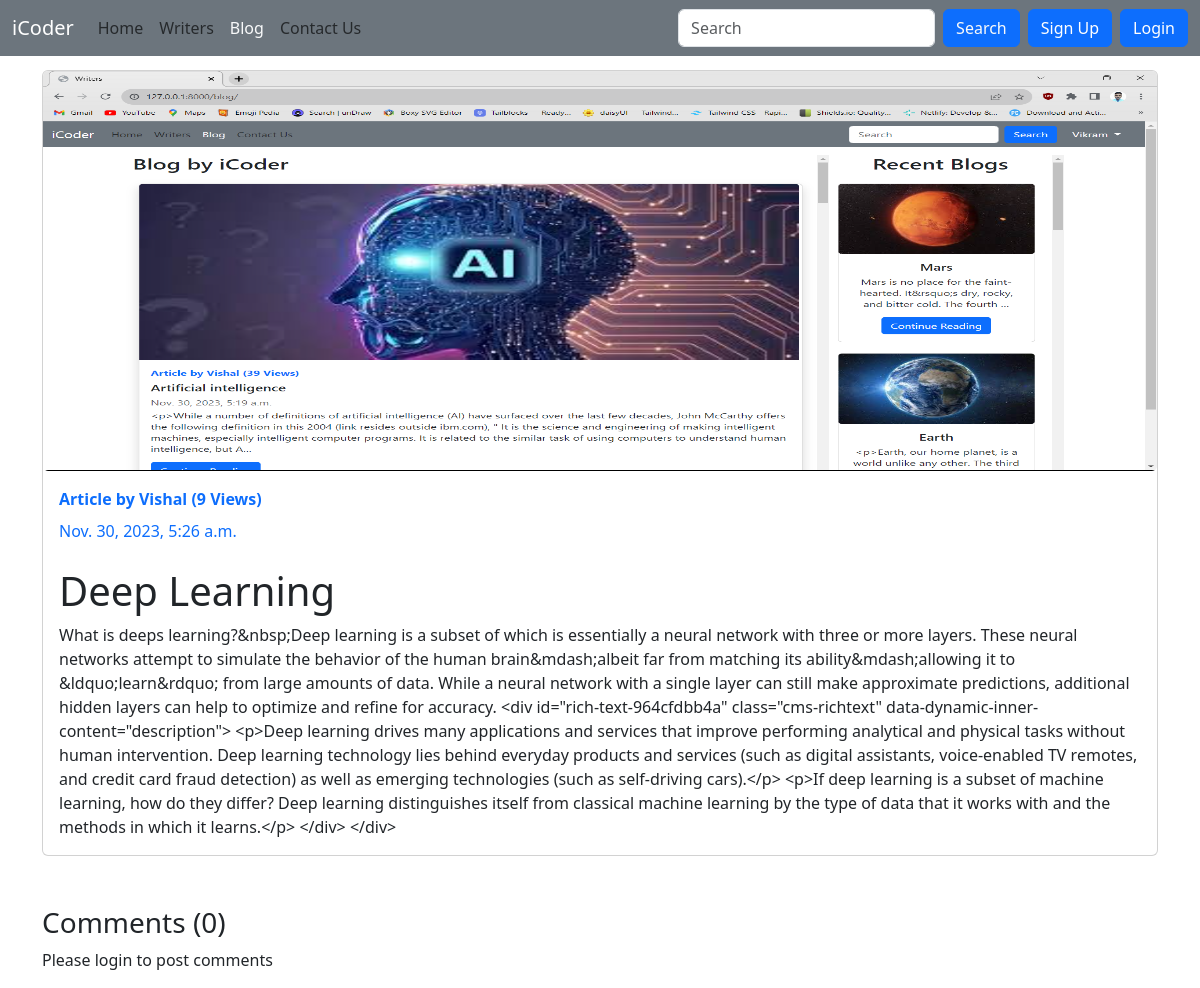
Screenshot of /blog/deeps with the database file from the repository.
### blog/models.py (models this page shows, shortened)
class Post(models.Model):
    sno = models.AutoField(primary_key=True)
    title = models.CharField(max_length=255)
    postImage  = models.ImageField(upload_to='static/img', default='static/img/default.jpg')
    content = models.TextField()
    author = models.CharField(max_length=100)
    slug = models.CharField(max_length=130)
    views = models.IntegerField(default=0)
    timeStamp = models.DateTimeField(blank=True)

### blog/views.py (the view)
# urls.py: path('<str:slug>', views.blogPost, name='blogPost')
def blogPost(request, slug):
    post = Post.objects.filter(slug=slug).first()
    post.views = post.views + 1
    post.save()
    comments = BlogComment.objects.filter(post=post, parent=None)
    replies = BlogComment.objects.filter(post=post).exclude(parent=None)
    replyDict = {}
    for reply in replies:
        if reply.parent.sno not in replyDict.keys():
            replyDict[reply.parent.sno] = [reply]
        else:
            replyDict[reply.parent.sno].append(reply)
    context = {'post':post, 'comments':comments, 'replyDict':replyDict, 'user':request.user}
    return render(request, 'blog/blogPost.html', context)

### templates/blog/blogPost.html (shortened to what this page needs)
{% extends "base.html" %}
{% block blogactive %} text-light {% endblock blogactive %}
{% block body %}
{% load humanize %}
<div class="container">
    <div class="card blog-container">
        <img src="/{{post.postImage}}" class="card-img" alt="...">
        <div class="card-body">
        {% if user.is_authenticated %}
          <a href="/writers/{{post.author}}"><b
              class="d-inline-block mb-2 text-primary underline-hover">Article by
              {{post.author}} ({{post.views}} Views)</b></a>
          {% else %}
          <a href="#"><b class="d-inline-block mb-2 text-primary">Article by
              {{post.author}} ({{post.views}} Views)</b></a>
          {% endif %}
          <div class="mb-1 text-primary">{{post.timeStamp}}</div>
          <h1 class="card-title mt-4">{{post.title}}</h1>
          <p class="card-text">{{post.content}}</p>
        </div>
      </div>
</div>
<div class="container">
    <h3>Comments ({{comments.count}})</h3>
    <div class="my-2">
        {% if user.is_authenticated %}
        <form action="/blog/postComment" method="post">
            {% csrf_token %}
            <input type="hidden" name="postSno" value="{{post.sno}}">
            <input type="hidden" name="postSlug" value="{{post.slug}}">
            <input type="hidden" name="parentSno" value="">
            <div class="mb-3">
                <input type="text" class="form-label" name="comment" placeholder="Enter comment here">
            </div>
            <button type="submit" class="btn btn-primary">Submit</button>
        </form>
        {% else %}
        <p>Please login to post comments</p>
        {% endif %}
    </div>
</div>
{% endblock body %}

### templates/blog/blogPost.html (style rules this page uses)
.blog-container { margin-top: 70px; margin-bottom: 50px; }
.card-img { max-height: 400px; max-width: 1300px }

### rows the page displays
Post: postImage (picture), author "Vishal", views "9", timeStamp "Nov. 30, 2023, 5:26 a.m.", title "Deep Learning", content "What is deeps learning?&nbsp;Deep learning is a subset of which is essentially a neural network with three or more layers. These neural networks attempt to simulate the behavior of the human brain&mdash;albeit far from matching its ability&mdash;allowing it to &ldquo;learn&rdquo; from large amounts of data. While a neural network with a single layer can still make approximate predictions, additional hidden layers can help to optimize and refine for accuracy. <div id=\"rich-text-964cfdbb4a\" class=\"cms-richtext\" data-dynamic-inner-content=\"description\"> <p>Deep learning drives many applications and services that improve performing analytical and physical tasks without human intervention. Deep…"

### other values shown
{{ comments.count }} "0"
